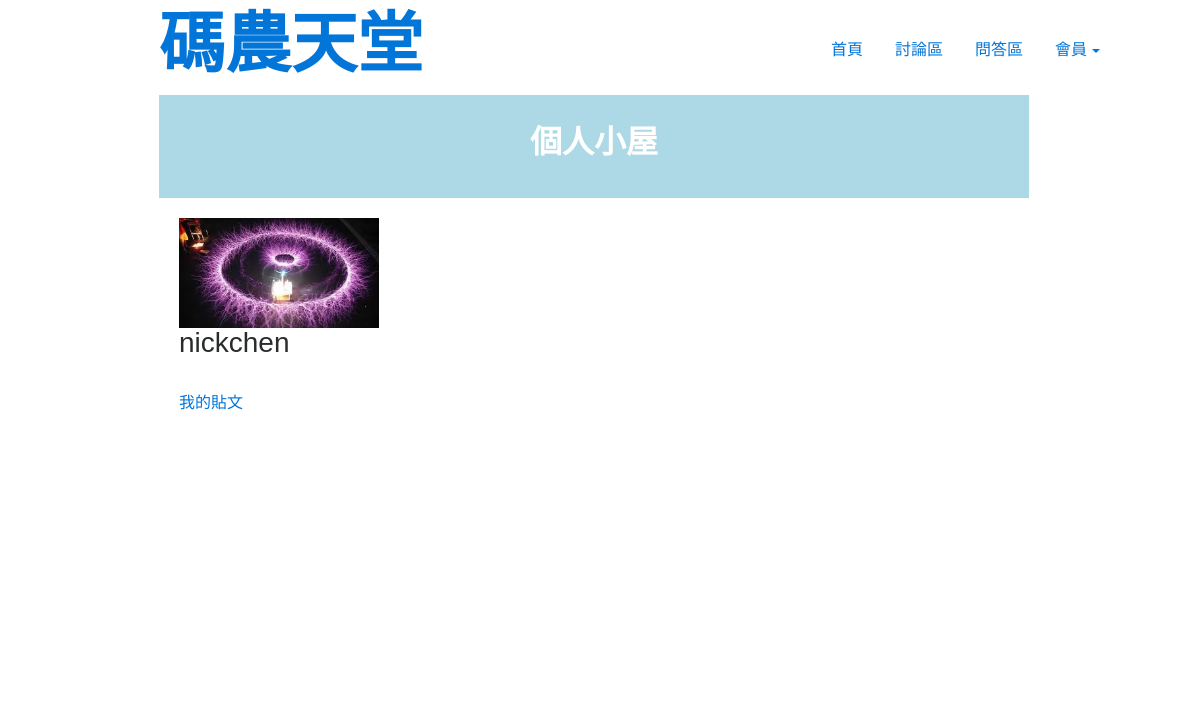
/users/profile/nickchen/, run on the app's committed database.
### users/models.py (models this page shows, shortened)
class UserProfile(models.Model):
    user = models.OneToOneField(User, on_delete=models.CASCADE)
    avatar = models.ImageField(upload_to='avatar/')
    level = models.IntegerField(default=0)
    aboutme = RichTextField(default='')

### users/views.py (the view)
# urls.py: url(r'^profile/(?P<username>[\w\-]+)/$', views.profile, name='profile'),
def profile(request, username):
    user = User.objects.get(username=username)
    userProfile = UserProfile.objects.get(user=user)
    context={
        'userprofile':userProfile
    }
    return render(request, 'users/profile.html', context)

### users/templates/users/profile.html (shortened to what this page needs)
{% extends "main/layout.html" %}
{% block content %}
<div class="col-md-9" id="div1">
    <header>
        <h2><b>個人小屋</b></h2>
    </header>
    <section>
    <nav>
        <ul>
        <img src="{{ userprofile.avatar.url }}" style="width: 200px; height:auto" alt="大頭照">
        <h3>{{ userprofile.user.username }}</h3><br>
        <li><a href="個人小屋-我的貼文.html">我的貼文</a></li>
    </nav>
    <article>
    </article>
    </section>
</div>
{% endblock content %}

### static/css/style.css (style rules this page uses)
#div1 { left:12%; }
body { font-family: Helvetica, Arial,LiHei Pro,黑體-繁,微軟正黑體, sans-serif!important; }
* { box-sizing: border-box; }
header { background-color: lightblue; padding: 30px; text-align: center; font-size: 35px; color: white; }
nav { float: left; width: 30%; height: 500px; background: white; padding: 20px; }
nav ul { list-style-type: none; padding: 0; }
article { float: left; padding: 20px; width: 70%; background-color: white; height: auto; }
section:after { content: ""; display: table; clear: both; }

### data on the page
UserProfile: avatar (picture), user.username "nickchen"
